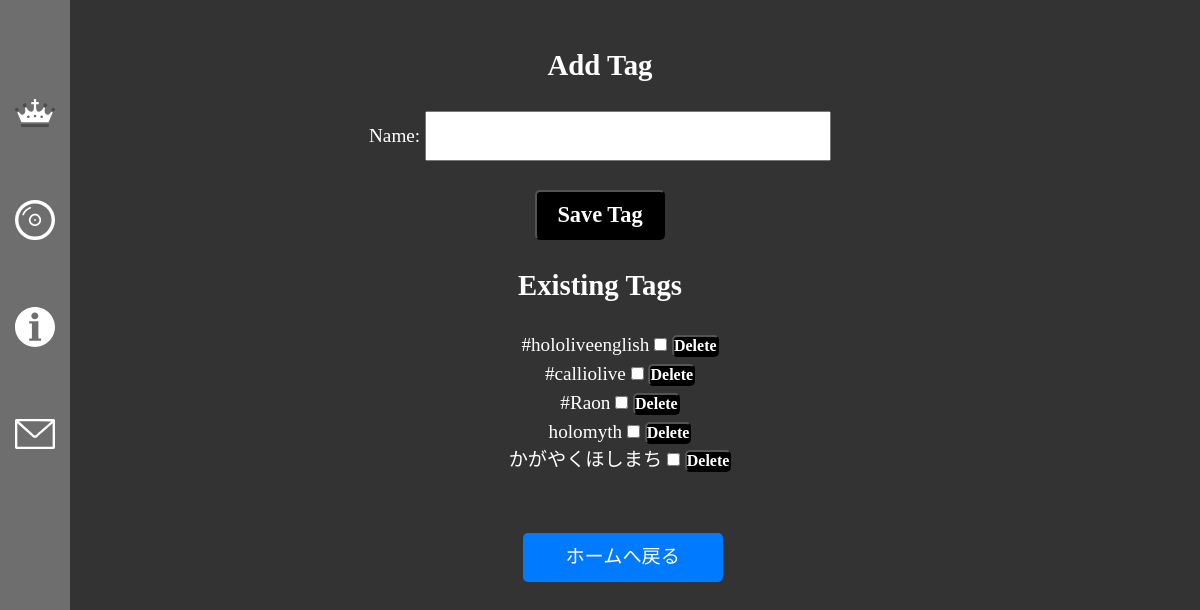
The app's page /add_tag/ with its own data.
### website/models.py (models this page shows, shortened)
class Tag(models.Model):
    name = models.CharField(
        max_length=255,
        blank=False,
        null=False,
        unique=True)

### website/views.py (the view)
# urls.py: path('add_tag/', views.add_tag, name='add_tag'),
def add_tag(request):
    if request.method == 'POST':
        form = TagForm(request.POST)
        if form.is_valid():
            tag = form.save()  # タグを保存
            return redirect('https://vtuber-library.onrender.com/create/')
    else:
        form = TagForm()
    tags = Tag.objects.all()  # すべてのタグを取得
    if request.method == 'POST' and 'delete_tag' in request.POST:
        tag_id = request.POST.get('delete_tag')  # 削除するタグの ID を取得
        tag_to_delete = get_object_or_404(Tag, pk=tag_id)  # 削除するタグを取得
        tag_to_delete.delete()  # タグを削除
        return redirect('https://vtuber-library.onrender.com/create/')  # 削除後にリダイレクト
    return render(request, 'website/add_tag.html', {'form': form, 'tags': tags})

### website/forms.py
class TagForm(forms.ModelForm):
    class Meta:
        model = Tag
        fields = ['name']

### website/templates/website/add_tag.html (shortened to what this page needs)
{% extends "website/base.html" %}
{% block main %}
    <h2>Add Tag</h2>
    <form method="post">
        {{ form.as_p }}
        <button type="submit">Save Tag</button>
    </form>
    <h2>Existing Tags</h2>
    <form method="post">
        <ul>
            {% for tag in tags %}
                <li>
                    <label for="tag_{{ tag.id }}">
                        {{ tag.name }}
                    </label>
                    <input type="checkbox" id="tag_{{ tag.id }}" name="selected_tags" value="{{ tag.id }}">
                    <button class="delete-btn" type="submit" name="delete_tag" value="{{ tag.id }}">Delete</button>
                </li>
            {% endfor %}
        </ul>
    </form>
{% endblock %}

### website/templates/website/base.html (shortened to what this page needs)
{% load static %}
<!DOCTYPE html>
<html lang="ja" dir="ltr">
<head>
    <link rel="stylesheet" href="{% static 'sanitize.css' %}">
    <link rel="stylesheet" href="{% static 'home_logined.css' %}">
    <link rel="stylesheet" href="{% static 'navbar_left.css' %}">
    <link rel="stylesheet" href="{% static 'base.css' %}">
</head>
<body>
    {% include "navbar_left.html" %}
        <div>
        {% block main %}{% endblock %}
        </div>
        <div class="post-login">
            <p><a href="/logined" style="display: inline-block; width: 140%; height: 300%;">ホームへ戻る</a id="pos"></p>
        </div>
</body>
</html>

### website/templates/navbar_left.html (shortened to what this page needs)
{% load static %}
<header class="clearfix">
    <nav>
        <ul class="func-list">
                <li class="each-item">
                    <a class="panel-btn" data-panel="#login" href="/Elite_four">
                    </a>
                </li>
                <li class="each-item">
                    <a href="/logined" class="active">
                    </a>
                </li>
                <li class="each-item">
                    <a href="/about">
                    </a>
                </li>
                <li class="each-item">
                    <a href="/contact">
                    </a>
                </li>
        </ul>
    </nav>
</header>

### website/static/sanitize.css (style rules this page uses)
html { cursor: default; line-height: 1.5; -moz-tab-size: 4; tab-size: 4; -webkit-tap-highlight-color: transparent ; -ms-text-size-adjust: 100%; -webkit-text-size-adjust: 100%; word-break: break-word; }
body { margin: 0; }
nav ol, nav ul { list-style: none; padding: 0; }
a { background-color: transparent; }
audio, canvas, iframe, img, svg, video { vertical-align: middle; }
svg:not([fill]) { fill: currentColor; }
svg:not(:root) { overflow: hidden; }
button, input, select { margin: 0; }
button { overflow: visible; text-transform: none; }
button, [type="button"], [type="reset"], [type="submit"] { -webkit-appearance: button; }
input { overflow: visible; }
[type="checkbox"], [type="radio"] { padding: 0; }
a, area, button, input, label, select, summary, textarea, [tabindex] { -ms-touch-action: manipulation; touch-action: manipulation; }

### website/static/home_logined.css (style rules this page uses)
* { max-width: 100%; font-family: Cochin, Georgia, Times, 'Times New Roman', serif; }
.post-login, .post-logout { display: inline-block; font-size: 1.2rem; }
.post-login a, .post-logout a { display: block; padding: 10px 20px; text-decoration: none; color: #ffffff; background-color: #000000; border-radius: 5px; transition: background-color 0.3s ease; }
.active { color: #ff0000; }

### website/static/navbar_left.css (style rules this page uses)
* { font-family: Cochin, Georgia, Times, 'Times New Roman', serif; }
header.clearfix { overflow-x: hidden; z-index: 10; position: fixed; top: 0; left: 0; height: 100vh; display: flex; transition: width 0.25s ease-in-out; width: 70px; background-color: #6e6e6e; gap: 50px; }
.func-list { position: fixed; top: 20px; left: 15px; transition: none; }
.each-item { display: inline; margin-top: 40px; }
.each-item svg { vertical-align: middle; }
.each-item { display: flex; align-items: center; }
.each-item a { display: flex; align-items: center; text-decoration: none; }

### website/static/base.css (style rules this page uses)
body { text-align: center; align-items: center; justify-content: center; background-color: #333; color: #ffffff; font-size: 1.2rem; font-weight: lighter; font-family: Cochin, Georgia, Times, 'Times New Roman', serif; padding: 20px; }
.post-login { text-align: center; margin-top: 20px; }
.post-login a { display: inline-block; width: 100%; max-width: 200px; padding: 10px 20px; background-color: #007bff; color: #fff; text-decoration: none; border-radius: 5px; transition: background-color 0.3s ease; }
input[type="text"], input[type="password"], select { width: 35%; padding: 12px; font-size: 1.2rem; margin-bottom: 10px; }
button { padding-top: 30px; text-align: center; display: inline-block; background-color: #000000; color: #ffffff; font-size: 1.4rem; font-weight: bold; font-family: Cochin, Georgia, Times, 'Times New Roman', serif; text-decoration: none; padding: 10px 20px; border-radius: 5px; transition: background-color 0.3s, color 0.3s; }
.delete-btn { font-size: 1rem; font-weight: bold; font-family: Cochin, Georgia, Times, 'Times New Roman', serif; text-decoration: none; padding: 0; border-radius: 5px; transition: background-color 0.3s, color 0.3s; }

### records on screen
Tag: name "#hololiveenglish", {{ tag.id }} 1 (drawn)
Tag: name "#calliolive", {{ tag.id }} 2 (drawn)
Tag: name "#Raon", {{ tag.id }} 7 (drawn)
Tag: name "holomyth", {{ tag.id }} 8 (drawn)
Tag: name "かがやくほしまち", {{ tag.id }} 9 (drawn)
